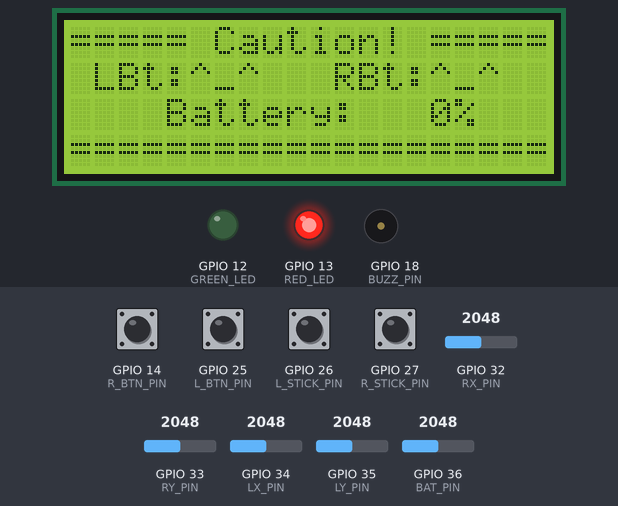
Simulated run of this sketch. Board: ESP32. Parts: 20×4 character LCD, output pins drawn as LEDs (lit = HIGH), buzzer (waves = sounding). The test bench sets the inputs (shaded band); at power-on: GPIO 14 (R_BTN_PIN), GPIO 25 (L_BTN_PIN), GPIO 26 (L_STICK_PIN), GPIO 27 (R_STICK_PIN) HIGH, GPIO 36 (BAT_PIN) = 2048, GPIO 32 (RX_PIN) = 2048, GPIO 33 (RY_PIN) = 2048, GPIO 34 (LX_PIN) = 2048, GPIO 35 (LY_PIN) = 2048. What the sketch prints to the serial monitor is not drawn.

Above: at 1.1 s.
1.2 s: GPIO 36 (BAT_PIN) set to 2616
2.7 s: GPIO 36 (BAT_PIN) set to 2719
At 3.6 s:
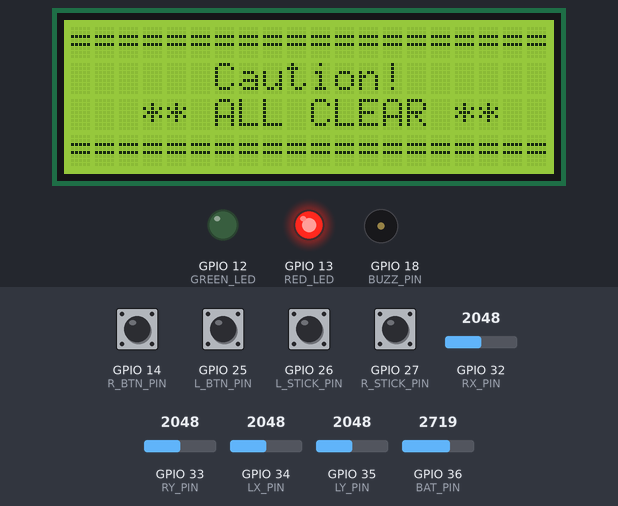
At 5.5 s:
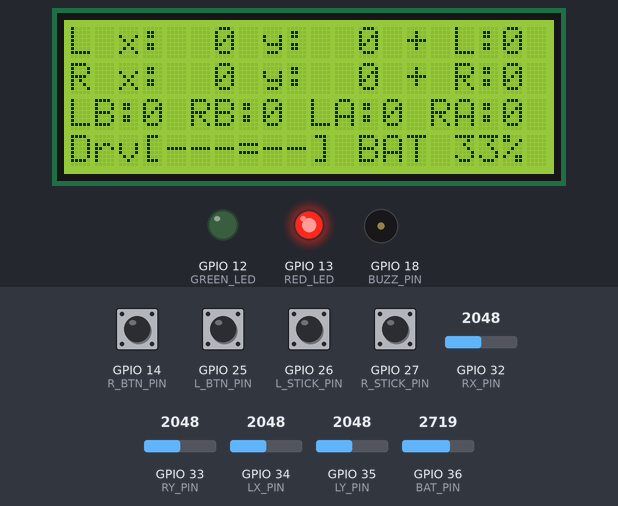
5.7 s: GPIO 36 (BAT_PIN) set to 2047
8.7 s: GPIO 32 (RX_PIN) set to 2866
At 9.8 s:
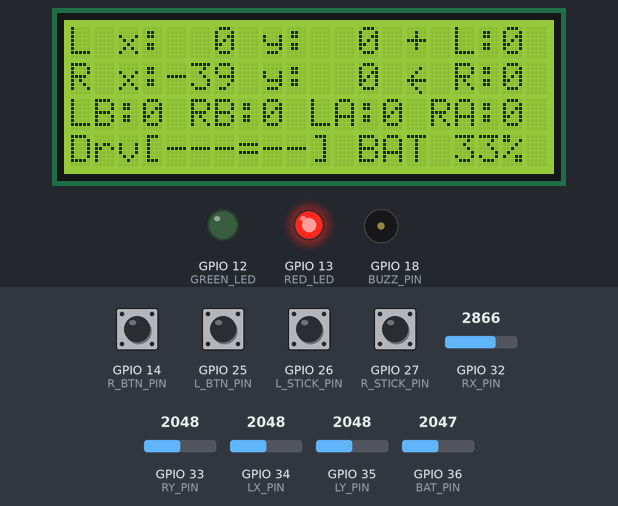
11.7 s: GPIO 36 (BAT_PIN) set to 2866
14.7 s: GPIO 33 (RY_PIN) set to 2309
17.6 s: GPIO 33 (RY_PIN) set to 2420
At 18.0 s:
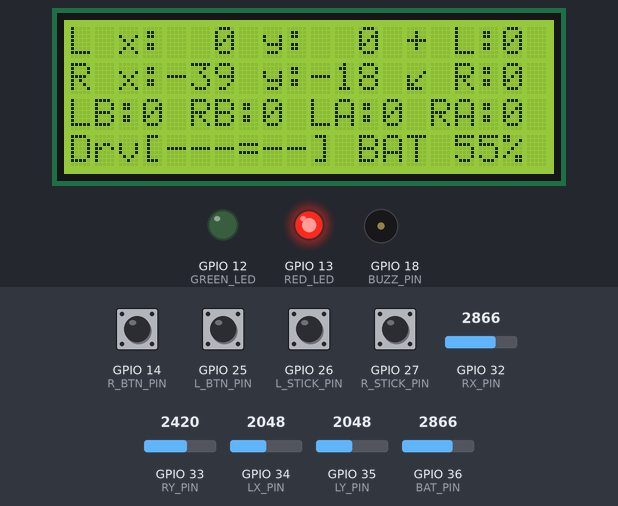
Timing chart, 0 to 20.1 s (numbered marks = the images above; inputs shaded):
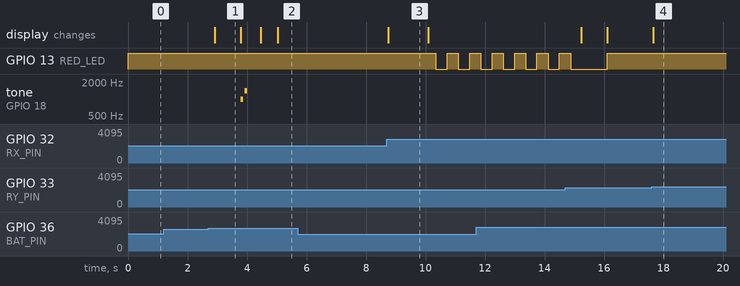

The sketch:

ESP_Controller_Tx_v0.9.1.ino
```cpp
// ================================================================
//  URC v0.9.1 — ESP-NOW RC Controller
//  Role    : Master / Transmitter
//  Board   : ESP32 38-pin DevKit
//  MAC     : 20:e7:c8:9f:47:f8
//
//  Hardware:
//    2x Analog Joystick     (LX/LY, RX/RY)
//    2x Joystick Click      (LABt, RABt)
//    2x Push Button         (LBt, RBt)
//    1x Potentiometer       (GPIO 39 — reserved, unused in 0.9.1)
//    1x Buzzer              (GPIO 18)
//    20x4 I2C LCD           (0x27)
//    2x LED                 (RED=13, GREEN=12)
//    Battery divider        (GPIO 36)
//
//  Struct (v0.9.1 — trimmed):
//    Lx, Ly     — left  stick  (-99 to +99)
//    Rx, Ry     — right stick  (-99 to +99)
//    LBt, RBt   — push buttons (true = held)
//    LABt, RABt — stick clicks (true = pressed)
//
//  Controls:
//    Ly   → forward / backward  (sent to robot drive)
//    Rx   → left / right turn   (sent to robot steer)
//    LBt  → arm/disarm STBY on robot TB6612
//    RBt  → reserved (empty on robot side)
//    LABt → stub — add light/horn/servo later
//    RABt → stub — add light/horn/servo later
//
//  Beep policy:
//    LBt / RBt  : beep on PRESS and on RELEASE (toggle feel)
//    LABt/RABt  : beep on PRESS only (one-shot click feel)
//
//  Startup safety:
//    Blocks until LBt = OFF and RBt = OFF
//    Battery ≥ 10% (LOW_BAT_PERCENT)
//
//  Changelog v0.9.1:
//    - Struct trimmed to 8 fields (removed TSW1/TSW2/Pot1/Pot2/BAT)
//    - BAT still sent as a separate field for display parity
//    - Startup caution: only LBt + RBt + battery checked
//    - Beep policy split: buttons beep both edges, clicks beep press only
//    - LCD row 2 simplified (no switches)
//    - LCD row 3 shows potBar stub + battery
// ================================================================

#include <esp_now.h>
#include <WiFi.h>
#include <Wire.h>
#include <LiquidCrystal_I2C.h>

// ================================================================
//  LCD
// ================================================================
LiquidCrystal_I2C lcd(0x27, 20, 4);

// ================================================================
//  PIN DEFINITIONS
// ================================================================
#define RED_LED      13
#define GREEN_LED    12
#define BUZZ_PIN     18

#define LX_PIN       34   // Left  stick X  (ADC1 only — safe with WiFi)
#define LY_PIN       35   // Left  stick Y
#define RX_PIN       32   // Right stick X
#define RY_PIN       33   // Right stick Y

#define L_STICK_PIN  26   // Left  stick click (LABt)  INPUT_PULLUP, active LOW
#define R_STICK_PIN  27   // Right stick click (RABt)  INPUT_PULLUP, active LOW
#define L_BTN_PIN    25   // Left  push button (LBt)   INPUT_PULLUP, active LOW
#define R_BTN_PIN    14   // Right push button (RBt)   INPUT_PULLUP, active LOW

#define BAT_PIN      36   // Battery voltage divider   ADC1, input-only
                          // Wiring: Lipo+ → 100kΩ → GPIO36 → 47kΩ → GND
                          // Divider ratio: 147/47 → calibrate BAT_CAL_FACTOR

// ================================================================
//  BATTERY CALIBRATION
//  HOW TO CALIBRATE:
//    1. Measure real battery voltage with a multimeter → e.g. 8.2V
//    2. Read what the code calculates → e.g. 7.8V  (check Serial)
//    3. Set BAT_CAL_FACTOR = (measured_real / code_calculated)
//       e.g. 8.2 / 7.8 ≈ 1.051
// ================================================================
#define FULL_BAT          8.4f   // Volts at 100% (2S LiPo fully charged)
#define EMPTY_BAT         6.6f   // Volts at   0% (2S LiPo cutoff)
#define LOW_BAT_THRESHOLD 6.8f   // Volts → triggers safe-mode / kill radio
#define LOW_BAT_PERCENT   10     // Startup blocks if battery below this %
#define BAT_CAL_FACTOR    (8.2f / 7.8f)  // Adjust with real multimeter reading

// ================================================================
//  JOYSTICK TUNING
//  DEADZONE        — raw % units to ignore around center (prevents drift)
//                    Range 0–99.  Increase if stick drifts when untouched.
//  CHANGE_THRESHOLD — minimum axis delta to register a new value.
//                    Prevents jitter noise clogging the radio.
// ================================================================
#define DEADZONE          15    // units (0-99 scale).  Try 10–20.
#define CHANGE_THRESHOLD   2    // axis must move this much to update

// ================================================================
//  BUZZER
// ================================================================
#define BEEP_FREQ   1200   // Hz  — change pitch here
#define BEEP_DUR      40   // ms  — duration of one beep tap

// ================================================================
//  RECEIVER MAC  — paste your robot's MAC here
//  Leave as broadcast (0xFF×6) during bench testing
// ================================================================
uint8_t receiverMAC[] = { 0xFF, 0xFF, 0xFF, 0xFF, 0xFF, 0xFF };

// ================================================================
//  DATA STRUCT — MUST be byte-identical on TX and RX
//  Change field order or types → update BOTH sides
// ================================================================
typedef struct {
  int  Lx, Ly;       // Left  stick axes   -99 … +99
  int  Rx, Ry;       // Right stick axes   -99 … +99
  bool LBt, RBt;     // Push buttons       true = held down
  bool LABt, RABt;   // Stick clicks       true = pressed
  int  BAT;          // Battery %          0–100  (displayed on robot side too)
} ControllerData;

typedef struct {
  bool alive;        // Robot sends this back as heartbeat ACK
} AckData;

ControllerData data;
ControllerData prev;

// ================================================================
//  RUNTIME STATE
// ================================================================
int           BaT         = 100;
float         batteryVolt = 8.4f;
bool          Stat        = false;     // true = robot ACK received recently
unsigned long lastAckTime = 0;

// ================================================================
//  LCD LINE CACHE — only redraws lines that changed
// ================================================================
String line0 = "", line1 = "", line2 = "", line3 = "";

// ================================================================
//  CUSTOM LCD CHARACTERS
//  Slot 0 = ↗UR  1=↑U  2=↓D  3=←L  4=→R  5=↙DL  6=↘DR  7=↖UL
// ================================================================
byte UR_c[8] = { B00000, B00000, B01111, B00011, B00101, B01001, B10000, B00000 };
byte U_c[8]  = { B00100, B01110, B10101, B00100, B00100, B00100, B00100, B00100 };
byte D_c[8]  = { B00100, B00100, B00100, B00100, B00100, B10101, B01110, B00100 };
byte L_c[8]  = { B00000, B00010, B00100, B01000, B11111, B01000, B00100, B00010 };
byte R_c[8]  = { B00000, B01000, B00100, B00010, B11111, B00010, B00100, B01000 };
byte DL_c[8] = { B00000, B00000, B00001, B10010, B10100, B11000, B11110, B00000 };
byte DR_c[8] = { B00000, B00000, B10000, B01001, B00101, B00011, B01111, B00000 };
byte UL_c[8] = { B00000, B00000, B11110, B11000, B10100, B10010, B00001, B00000 };

// ================================================================
//  HELPERS
// ================================================================
void beep() {
  tone(BUZZ_PIN, BEEP_FREQ, BEEP_DUR);
}

// Map raw ADC (0-4095) → -99…+99 with deadzone applied
int mapAxis(int val) {
  int mapped = map(val, 0, 4095, 99, -99);
  if (abs(mapped) < DEADZONE) return 0;
  return mapped;
}

// Format axis value: 0 → " 0", positive → "+NN", negative → "-NN"
String fmt(int v) {
  char buf[6];
  if (v == 0) sprintf(buf, "%3d", v);
  else        sprintf(buf, "%+3d", v);
  return String(buf);
}

// Only write to LCD if content changed (saves flicker and I2C bus time)
void printIfChanged(int col, int row, String text, String &cache) {
  if (text != cache) {
    lcd.setCursor(col, row);
    lcd.print(text);
    cache = text;
  }
}

// Return CGRAM slot index for joystick direction arrow, 255 = center
byte getDirIcon(int x, int y) {
  if (abs(x) < DEADZONE && abs(y) < DEADZONE) return 255;
  if (y > DEADZONE  && x > DEADZONE)  return 0;  // ↗
  if (y > DEADZONE  && x < -DEADZONE) return 7;  // ↖
  if (y < -DEADZONE && x > DEADZONE)  return 6;  // ↘
  if (y < -DEADZONE && x < -DEADZONE) return 5;  // ↙
  if (y > DEADZONE)                   return 1;  // ↑
  if (y < -DEADZONE)                  return 2;  // ↓
  if (x < -DEADZONE)                  return 3;  // ←
  if (x > DEADZONE)                   return 4;  // →
  return 255;
}

// Simple ASCII bar for axis value display  e.g. "[-===  ]"
String axisBar(int val, int width = 6) {
  // val: -99…+99 → map center to mid of bar
  int filled = ((val + 99) * width) / 198;
  filled = constrain(filled, 0, width - 1);
  String bar = "[";
  for (int i = 0; i < width; i++) bar += (i == filled) ? '=' : '-';
  bar += "]";
  return bar;
}

// ================================================================
//  BEEP POLICY
//  LBt / RBt  : beep on PRESS (LOW→HIGH) AND on RELEASE (HIGH→LOW)
//  LABt/RABt  : beep on PRESS only
// ================================================================
void checkBeeps() {
  static bool pLBt  = false, pRBt  = false;
  static bool pLABt = false, pRABt = false;

  // Push buttons — beep both edges
  if ( data.LBt  && !pLBt)  beep();   // LBt pressed
  if (!data.LBt  &&  pLBt)  beep();   // LBt released
  if ( data.RBt  && !pRBt)  beep();   // RBt pressed
  if (!data.RBt  &&  pRBt)  beep();   // RBt released

  // Stick clicks — beep press only
  if ( data.LABt && !pLABt) beep();
  if ( data.RABt && !pRABt) beep();

  pLBt  = data.LBt;
  pRBt  = data.RBt;
  pLABt = data.LABt;
  pRABt = data.RABt;
}

// ================================================================
//  ESP-NOW RECEIVE CALLBACK  (ACK from robot)
// ================================================================
void OnDataRecv(const esp_now_recv_info_t *info, const uint8_t *incomingData, int len) {
  if (len == sizeof(AckData)) {
    AckData ack;
    memcpy(&ack, incomingData, sizeof(ack));
    if (ack.alive) {
      lastAckTime = millis();
      Stat = true;
    }
  }
}

// ================================================================
//  READ INPUTS, BUILD PACKET, SEND
//  Called every loop tick — no delays inside
// ================================================================
void DataWork() {
  // --- Joystick axes ---
  int newLx = mapAxis(analogRead(LX_PIN));
  int newLy = mapAxis(analogRead(LY_PIN));
  int newRx = mapAxis(analogRead(RX_PIN));
  int newRy = mapAxis(analogRead(RY_PIN));

  // Only update if change exceeds threshold (anti-jitter)
  if (abs(newLx - data.Lx) > CHANGE_THRESHOLD) data.Lx = newLx;
  if (abs(newLy - data.Ly) > CHANGE_THRESHOLD) data.Ly = newLy;
  if (abs(newRx - data.Rx) > CHANGE_THRESHOLD) data.Rx = newRx;
  if (abs(newRy - data.Ry) > CHANGE_THRESHOLD) data.Ry = newRy;

  // --- Buttons & stick clicks (active LOW → invert) ---
  data.LABt = !digitalRead(L_STICK_PIN);
  data.RABt = !digitalRead(R_STICK_PIN);
  data.LBt  = !digitalRead(L_BTN_PIN);
  data.RBt  = !digitalRead(R_BTN_PIN);
  data.BAT  = BaT;

  // --- Beep check (edge detection, must run after data updated) ---
  checkBeeps();

  // --- Send over ESP-NOW ---
  esp_now_send(receiverMAC, (uint8_t *)&data, sizeof(data));

  // --- Serial debug (every packet) ---
  Serial.printf("L(%+3d,%+3d) R(%+3d,%+3d) | LBt:%d RBt:%d | LABt:%d RABt:%d | BAT:%.2fV %3d%% | %s\n",
    data.Lx, data.Ly,
    data.Rx, data.Ry,
    (int)data.LBt, (int)data.RBt,
    (int)data.LABt, (int)data.RABt,
    batteryVolt, BaT,
    Stat ? "CONNECTED" : "NO LINK");
}

// ================================================================
//  UPDATE LCD
//
//  ┌────────────────────┐
//  │L x:+99 y:+99 [↑] L│  row 0 — left stick + direction
//  │R x:+99 y:+99 [↑] R│  row 1 — right stick + direction
//  │LB:0 RB:0 LA:0 RA:0│  row 2 — buttons and clicks
//  │Drive[======] BAT99%│  row 3 — drive bar + battery
//  └────────────────────┘
// ================================================================
void updateDisplay() {
  char l0[21], l1[21], l2[21], l3[21];

  snprintf(l0, 21, "L x:%s y:%s     ", fmt(data.Lx).c_str(), fmt(data.Ly).c_str());
  snprintf(l1, 21, "R x:%s y:%s     ", fmt(data.Rx).c_str(), fmt(data.Ry).c_str());
  snprintf(l2, 21, "LB:%d RB:%d LA:%d RA:%d",
           (int)data.LBt, (int)data.RBt, (int)data.LABt, (int)data.RABt);

  // Row 3: drive bar (Ly) + battery
  snprintf(l3, 21, "Drv%s BAT%3d%%", axisBar(data.Ly).c_str(), BaT);

  printIfChanged(0, 0, l0, line0);
  printIfChanged(0, 1, l1, line1);
  printIfChanged(0, 2, l2, line2);
  printIfChanged(0, 3, l3, line3);

  // Stick direction icons (cols 14-19 of rows 0 & 1)
  byte iconL = getDirIcon(data.Lx, data.Ly);
  byte iconR = getDirIcon(data.Rx, data.Ry);

  lcd.setCursor(14, 0);
  if (iconL == 255) lcd.print("+");
  else              lcd.write(iconL);
  lcd.print(" L:");
  lcd.print((int)data.LABt);

  lcd.setCursor(14, 1);
  if (iconR == 255) lcd.print("+");
  else              lcd.write(iconR);
  lcd.print(" R:");
  lcd.print((int)data.RABt);
}

// ================================================================
//  CONNECTION LED
//  GREEN = robot ACK received within last 500ms
//  RED   = no recent ACK
// ================================================================
void updateConnectionLED() {
  if (millis() - lastAckTime < 500) {
    Stat = true;
    digitalWrite(GREEN_LED, HIGH);
    digitalWrite(RED_LED,   LOW);
  } else {
    Stat = false;
    digitalWrite(GREEN_LED, LOW);
    digitalWrite(RED_LED,   HIGH);
  }
}

// ================================================================
//  BATTERY MANAGER
//  - Reads battery every 5 seconds (non-blocking)
//  - If battery drops below LOW_BAT_THRESHOLD:
//      → sends zero packet (kills robot)
//      → blinks red LED
//      → shows LOW BAT screen
//      → blocks until battery recovers
//  Returns true if in low-battery safe mode
// ================================================================
bool BatteryManager() {
  static unsigned long lastRead  = 0;
  static unsigned long lastBlink = 0;
  static bool ledState  = false;
  static bool killSent  = false;

  // Read battery every 5 seconds
  if (millis() - lastRead > 5000) {
    lastRead = millis();
    int raw = analogRead(BAT_PIN);
    float v_adc = raw * (3.3f / 4095.0f);
    batteryVolt = v_adc * ((100.0f + 47.0f) / 47.0f) * BAT_CAL_FACTOR;

    if      (batteryVolt >= FULL_BAT)  BaT = 100;
    else if (batteryVolt <= EMPTY_BAT) BaT = 0;
    else BaT = (int)((batteryVolt - EMPTY_BAT) * 100.0f / (FULL_BAT - EMPTY_BAT));

    Serial.printf("[BAT] %.2fV  %d%%\n", batteryVolt, BaT);
  }

  // Low battery safe mode
  if (batteryVolt <= LOW_BAT_THRESHOLD) {
    if (!killSent) {
      memset(&data, 0, sizeof(data));
      esp_now_send(receiverMAC, (uint8_t *)&data, sizeof(data));
      Serial.printf("[BAT] !! SAFE MODE !! %.2fV %d%% — radio KILLED\n", batteryVolt, BaT);
      killSent = true;
    }

    if (millis() - lastBlink > 300) {
      lastBlink = millis();
      ledState  = !ledState;
      digitalWrite(RED_LED, ledState);
    }
    digitalWrite(GREEN_LED, LOW);

    lcd.setCursor(0, 0); lcd.print("    |=========|     ");
    lcd.setCursor(0, 1); lcd.print("    | LOW BAT |     ");
    lcd.setCursor(0, 2); lcd.print("    |Radio-OFF|     ");
    lcd.setCursor(0, 3); lcd.print("    |=========|     ");

    return true;
  }

  killSent = false;
  return false;
}

// ================================================================
//  SYSTEM CONTROL
//  Wraps battery manager + restart logic
// ================================================================
void SystemControl() {
  static bool wasLow = false;
  bool isLow = BatteryManager();

  if (isLow) {
    wasLow = true;
    while (BatteryManager()) { delay(50); }
  }

  if (wasLow) {
    wasLow = false;
    startup();  // re-run safety check after battery recovery
    line0 = line1 = line2 = line3 = "";
  }
}

// ================================================================
//  STARTUP SAFETY CHECK  (v0.9.1)
//  Blocks until:
//    LBt  = OFF (HIGH on pullup — button not pressed)
//    RBt  = OFF
//    Battery ≥ LOW_BAT_PERCENT
//
//  ┌────────────────────┐
//  │===== Caution! =====│  row 0
//  │ LBt:^_^  RBt:FAIL │  row 1
//  │  Battery:  85%     │  row 2
//  │====================│  row 3
//  └────────────────────┘
// ================================================================
void startup() {
  lcd.clear();
  lcd.setCursor(0, 0);
  lcd.print("===== Caution! =====");
  Serial.println("[STARTUP] Safety check — release LBt and RBt before starting");

  while (true) {
    // Read battery for startup check
    int rawBat  = analogRead(BAT_PIN);
    float v_adc = rawBat * (3.3f / 4095.0f);
    float batV  = v_adc * ((100.0f + 47.0f) / 47.0f);
    int batPct  = 0;
    if      (batV >= FULL_BAT)  batPct = 100;
    else if (batV <= EMPTY_BAT) batPct = 0;
    else    batPct = (int)((batV - EMPTY_BAT) * 100.0f / (FULL_BAT - EMPTY_BAT));

    // digitalRead HIGH = not pressed (pullup) = safe
    bool lbtSafe  = digitalRead(L_BTN_PIN);
    bool rbtSafe  = digitalRead(R_BTN_PIN);
    bool batSafe  = (batPct >= LOW_BAT_PERCENT);

    if (lbtSafe && rbtSafe && batSafe) {
      lcd.setCursor(0, 0); lcd.print("====================");
      lcd.setCursor(0, 1); lcd.print("      Caution!      ");
      lcd.setCursor(0, 2); lcd.print("   ** ALL CLEAR **  ");
      lcd.setCursor(0, 3); lcd.print("====================");
      Serial.println("[STARTUP] All clear — proceeding");
      delay(800);
      lcd.clear();
      return;
    }

    char rowBtn[21], rowBat[21];
    snprintf(rowBtn, 21, " LBt:%-4s  RBt:%-4s ",
             lbtSafe ? "^_^" : "FAIL",
             rbtSafe ? "^_^" : "FAIL");
    snprintf(rowBat, 21, "    Battery: %3d%%   ", batPct);

    lcd.setCursor(0, 1); lcd.print(rowBtn);
    lcd.setCursor(0, 2); lcd.print(rowBat);
    lcd.setCursor(0, 3); lcd.print("====================");

    delay(150);
  }
}

// ================================================================
//  SETUP
// ================================================================
void setup() {
  Serial.begin(115200);
  Serial.println("\n==============================");
  Serial.println("  URC TX v0.9.1 — Booting...");
  Serial.println("==============================");

  // GPIO
  pinMode(RED_LED,      OUTPUT);
  pinMode(GREEN_LED,    OUTPUT);
  pinMode(BUZZ_PIN,     OUTPUT);
  digitalWrite(RED_LED,   HIGH);
  digitalWrite(GREEN_LED, LOW);
  digitalWrite(BUZZ_PIN,  LOW);

  pinMode(L_STICK_PIN, INPUT_PULLUP);
  pinMode(R_STICK_PIN, INPUT_PULLUP);
  pinMode(L_BTN_PIN,   INPUT_PULLUP);
  pinMode(R_BTN_PIN,   INPUT_PULLUP);
  pinMode(BAT_PIN,     INPUT);

  analogSetAttenuation(ADC_11db);   // full 0–3.3V range for ADC

  // LCD
  lcd.init();
  lcd.backlight();
  lcd.createChar(0, UR_c);
  lcd.createChar(1, U_c);
  lcd.createChar(2, D_c);
  lcd.createChar(3, L_c);
  lcd.createChar(4, R_c);
  lcd.createChar(5, DL_c);
  lcd.createChar(6, DR_c);
  lcd.createChar(7, UL_c);
  lcd.home();

  // Startup safety gate
  startup();

  // Boot splash
  lcd.setCursor(0, 0); lcd.print("====================");
  lcd.setCursor(0, 1); lcd.print("  Radio Booting...  ");
  lcd.setCursor(0, 2); lcd.print("    ESP-NOW v0.9.1  ");
  lcd.setCursor(0, 3); lcd.print("====================");

  // Boot beep: two ascending tones
  tone(BUZZ_PIN, 1000, 80); delay(130);
  tone(BUZZ_PIN, 1400, 80); delay(350);

  // WiFi + ESP-NOW
  WiFi.mode(WIFI_STA);
  Serial.print("[INIT] TX MAC: ");
  Serial.println(WiFi.macAddress());
  delay(100);

  if (esp_now_init() != ESP_OK) {
    Serial.println("[ERROR] ESP-NOW init FAILED");
    while (1) { digitalWrite(RED_LED, !digitalRead(RED_LED)); delay(200); }
  }
  Serial.println("[INIT] ESP-NOW OK");

  esp_now_register_recv_cb(OnDataRecv);

  // Add receiver as peer
  esp_now_peer_info_t peerInfo = {};
  memcpy(peerInfo.peer_addr, receiverMAC, 6);
  peerInfo.channel = 0;
  peerInfo.encrypt = false;
  esp_now_add_peer(&peerInfo);

  Serial.println("[INIT] Peer added — entering main loop");
  lcd.clear();
}

// ================================================================
//  MAIN LOOP  — target ~50Hz, no blocking delays
//  DataWork() → updateDisplay() → updateConnectionLED() ~20ms/tick
// ================================================================
void loop() {
  SystemControl();       // battery watchdog (non-blocking unless fault)
  DataWork();            // read inputs, beep edges, send ESP-NOW packet
  updateDisplay();       // refresh LCD (cached, only changed lines drawn)
  updateConnectionLED(); // green/red LED based on ACK timeout
  delay(20);             // ~50Hz  — lower for faster response (min ~10ms)
}
```

Measured:
- the behaviour switches between 2689 and 2690 on GPIO 36 (BAT_PIN) (found by bisection; images 0 and 1)
- the behaviour switches between 2378 and 2379 on GPIO 33 (RY_PIN) (found by bisection; images 3 and 4)
- after the input at 1.2 s, every drawn part: stays the same
- after the input at 2.7 s, tone on GPIO 18 (BUZZ_PIN): silent → 1000 Hz after 1.1 s, → silent 0.08 s later, → 1400 Hz 0.05 s later, → silent 0.08 s later; the display: changes after 0.21 s (image 1)
- after the input at 5.7 s, every drawn part: stays the same
- after the input at 8.7 s, the display: changes after 0.05 s (image 3)
- after the input at 17.6 s, the display: changes after 0.05 s (image 4)
- by itself, GPIO 13 (RED_LED): alternates HIGH for 0.38 s and LOW for 0.38 s
- what the display in image 1 shows lasts 0.9 s, from 2.9 s to 3.8 s
